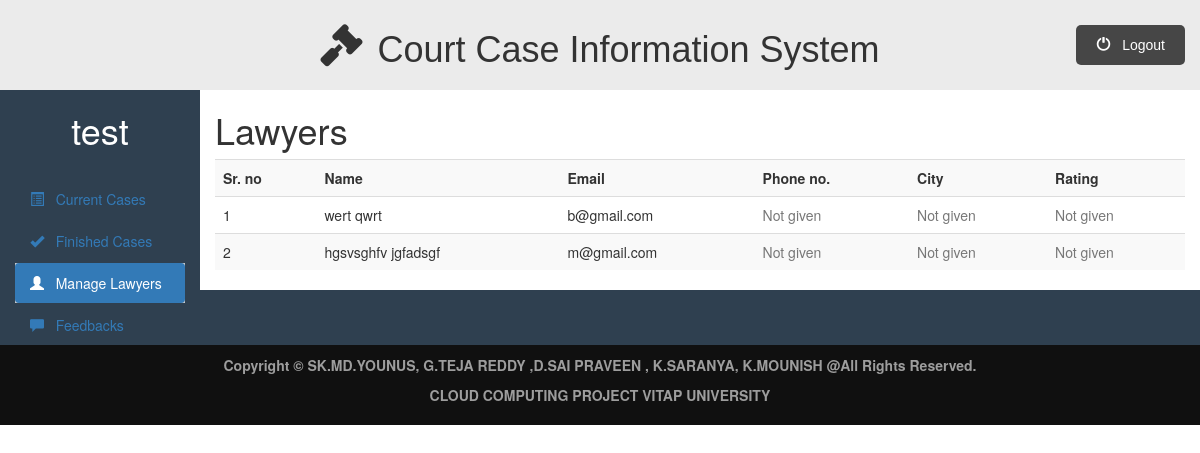
The app's page /admin_dashboard.php?q=managelawyers (signed in) with its own data.
### tables this page shows
CREATE TABLE `lawyer_login` (
  `lawyer_id` int(11) NOT NULL,
  `lawyer_first_name` varchar(50) NOT NULL,
  `lawyer_last_name` varchar(50) NOT NULL,
  `lawyer_password` varchar(255) NOT NULL,
  `lawyer_city` int(11) NOT NULL,
  `lawyer_address` varchar(200) NOT NULL,
  `lawyer_phone_no` int(11) NOT NULL,
  `lawyer_rating` varchar(200) NOT NULL,
  `specialization` varchar(100) NOT NULL,
  `lawyer_image` blob NOT NULL,
  `lawyer_email` varchar(50) NOT NULL
);

### admin/managelawyers.php (the view, shortened to what this page needs)
<div class="container-fluid">
    <div class="row">
        <div class="col-sm-2">
            <h1>
                <?php echo $_SESSION["admin_name"]; ?>
            </h1>
            <br>
            <ul id="side_menu" class="nav nav-pills nav-stacked">
                <li class="">
                    <a href="admin_dashboard.php">
                        <span class="glyphicon glyphicon-list-alt"></span>
                        &nbsp; Current Cases
                     </a>
                </li>
                <li class="">
                    <a href="admin_dashboard.php?q=finishedcases">
                        <span class="glyphicon glyphicon-ok"></span>
                        &nbsp; Finished Cases
                    </a>
                </li>
                <li class="active">
                    <a href="admin_dashboard.php?q=managelawyers">
                        <span class="glyphicon glyphicon-user"></span>
                        &nbsp; Manage Lawyers
                    </a>
                </li>
                <li class="">
                    <a href="admin_dashboard.php?q=feedbacks">
                        <span class="glyphicon glyphicon-comment"></span>
                        &nbsp; Feedbacks
                    </a>
                </li>
            </ul>
       </div>
       <div class="col-sm-10">
            <h1>Lawyers</h1>
            <div class="table-responsive">
                <table class="table table-striped table-hover">
                    <tr>
                        <th>Sr. no</th>
                        <th>Name</th>
                        <th>Email</th>
                        <th>Phone no.</th>
                        <th>City</th>
                        <th>Rating</th>
                    </tr>
                        <?php
                            require_once("includes/db.php");
                            if ($con) {
                                $x=1;
                                $stmt = $con->prepare("
                                SELECT lawyer_id, lawyer_first_name, lawyer_last_name, lawyer_email,
                                lawyer_phone_no, lawyer_city, lawyer_rating
                                FROM lawyer_login");
                                $stmt->execute();
                                $stmt->store_result();
                                $stmt->bind_result($lawyer_id, $lawyer_first_name, $lawyer_last_name,
                                $lawyer_email, $lawyer_phone, $lawyer_city, $lawyer_rating);
                                while ($stmt->fetch()) {
                                    if(!$lawyer_city)
                                        $lawyer_city="<span class='text-muted'>Not given</span>";
                                    if(!$lawyer_phone)
                                        $lawyer_phone="<span class='text-muted'>Not given</span>";
                                    if(!$lawyer_rating)
                                        $lawyer_rating="<span class='text-muted'>Not given</span>";
                                    echo "
                                    <tr>
                                        <td> {$x} </td>
                                        <td> {$lawyer_first_name} {$lawyer_last_name}</td>
                                        <td> {$lawyer_email} </td>
                                        <td> {$lawyer_phone} </td>
                                        <td> {$lawyer_city} </td>
                                        <td> {$lawyer_rating} </td>
                                    </tr>
                                    ";
                                    $x++;
                                }
                            }
                            else{
                                echo "Server Prob";
                            }
                        ?>
                </table>
            </div>
       </div>
   </div>
</div>

### admin_dashboard.php (shortened to what this page needs)
<!DOCTYPE html>
<html lang="en">
<head>
    <link rel="stylesheet" href="https://maxcdn.bootstrapcdn.com/bootstrap/3.4.0/css/bootstrap.min.css">
    <link rel="stylesheet" href="public/css/style.css">
    <link rel="stylesheet" href="public/css/dashboard.css">
</head>
<body>
    <div class="title-bar">
        <div id="item1">
            <i class="fas fa-gavel fa-3x"></i>
            <h1>Court Case Information System</h1>
        </div>
        <div id="item2">
            <button class="sm" onclick="window.top.location='logout.php'">
                <span class="glyphicon glyphicon-off"></span>&nbsp;&nbsp;&nbsp;Logout
            </button>
        </div>
    </div>
    <?php
        if(!isset($_GET['q']))
            require_once("admin/currentcases.php");
        elseif($_GET['q'] == "finishedcases")
            require_once("admin/finishedcases.php");
        elseif($_GET['q'] == "managelawyers")
            require_once("admin/managelawyers.php");
        elseif($_GET['q'] == "feedbacks")
            require_once("admin/feedbacks.php");
        elseif($_GET['q'] == "updatecase")
            require_once("admin/updatecase.php");
        elseif($_GET['q'] == 'removefeedback')
            require_once("admin/removefeedback.php");
    ?>
<footer  style="background-color:#101010;
    color:#9d9d9d;
    font-size:14px;
    font-weight:bold;
    padding:10px;
    bottom:0;
     position: relative;
    bottom:0;
    right:0;
    left:0;">
               <center>
                   <p>Copyright &copy SK.MD.YOUNUS, G.TEJA REDDY ,D.SAI PRAVEEN , K.SARANYA, K.MOUNISH</a>  @All Rights Reserved.</p>
                   <p>CLOUD COMPUTING PROJECT VITAP UNIVERSITY</p>
               </center>
           </footer>
</body>
</html>

### public/css/style.css (style rules this page uses)
* { padding: 0%; margin: 0%; box-sizing: border-box; }
html { scroll-behavior: smooth; }
ul { list-style-type: none; }
.title-bar { display: grid; grid-template-columns: repeat(4,1fr); font-family: Arial, Helvetica, sans-serif ; background-color: rgb(235,235,235); padding: 1rem; justify-content: center; align-content: center; text-align: center; }
#item1 { grid-column-start: 2; grid-column-end: 4; display:flex; align-content: center; justify-content: center; text-align: center; align-items: center; }
#item1>h1 { margin-left:1.5rem; }
#item2 { grid-column-start: 4; grid-column-end: 5; display: flex; align-content: flex-end; justify-content: flex-end; align-items: center; }
.sm { margin-right: 0.5rem; margin-left: 0.8rem; font-size: 1.4rem; border: none; border-radius: 5px; background-color: rgba(0,0,0,0.7); color: white; padding: 10px 20px; }
.active, .accordion:hover { background-color: #ccc; }

### public/css/dashboard.css (style rules this page uses)
.row { background-color: #2f4050; }
.col-sm-10 { background-color: #fff; }
.col-sm-2 h1 { color: #fff; text-align:center; }

### records on screen
lawyer_login: lawyer_first_name "wert", lawyer_last_name "qwrt", lawyer_email "b@gmail.com", lawyer_phone_no "Not given", lawyer_city "Not given", lawyer_rating "Not given"
lawyer_login: lawyer_first_name "hgsvsghfv", lawyer_last_name "jgfadsgf", lawyer_email "m@gmail.com", lawyer_phone_no "Not given", lawyer_city "Not given", lawyer_rating "Not given"

### other values on screen
$_SESSION["admin_name"] "test"
